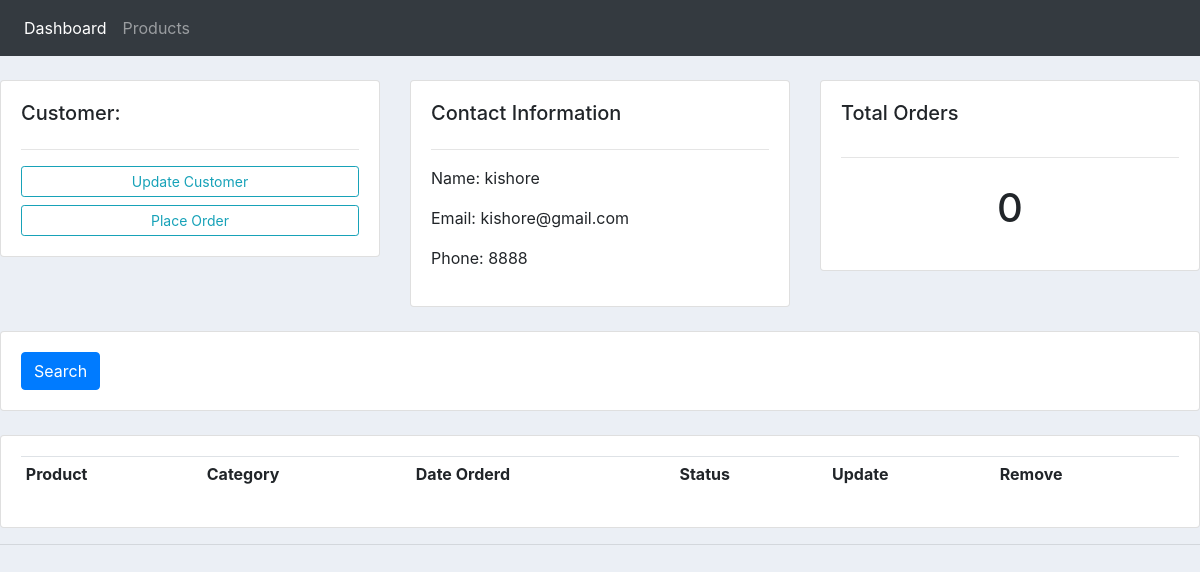
/customer/3/, run on the app's committed database.
### accounts/models.py (models this page shows, shortened)
class Customer(models.Model):
    name=models.CharField(max_length=100,null=True)
    phone=models.CharField(max_length=100,null=True)
    email=models.CharField(max_length=100,null=True)
    date_created=models.DateTimeField(auto_now_add=True,null=True)

### accounts/views.py (the view)
# urls.py: path('customer/<str:pk>/',views.customer,name='customer'),
def customer(request,pk):
    customer=Customer.objects.get(id=pk)
    order=customer.order_set.all()
    total_order=len(order)
    context={'cus':customer,'order':order,'total_order':total_order}
    return render(request,"accounts/customer.html",context)

### accounts/templates/accounts/customer.html (shortened to what this page needs)
{% extends 'accounts/main.html' %}
{% block content %}
<br>
<div class="row">
	<div class="col-md">
		<div class="card card-body">
			<h5>Customer:</h5>
			<hr>
			<a class="btn btn-outline-info  btn-sm btn-block" href="">Update Customer</a>
			<a class="btn btn-outline-info  btn-sm btn-block" href="">Place Order</a>
		</div>
	</div>
	<div class="col-md">
		<div class="card card-body">
			<h5>Contact Information</h5>
			<hr>
			<p>Name: {{cus.name}} </p>
			<p>Email: {{cus.email}} </p>
			<p>Phone: {{cus.phone}} </p>
		</div>
	</div>
	<div class="col-md">
		<div class="card card-body">
			<h5>Total Orders</h5>
			<hr>
			<h1 style="text-align: center;padding: 10px">{{total_order}}</h1>
		</div>
	</div>
</div>
<br>
<div class="row">
	<div class="col">
		<div class="card card-body">
			<form method="get">
		    <button class="btn btn-primary" type="submit">Search</button>
		  </form>
		</div>
	</div>
</div>
<br>
<div class="row">
	<div class="col-md">
		<div class="card card-body">
			<table class="table table-sm">
				<tr>
					<th>Product</th>
					<th>Category</th>
					<th>Date Orderd</th>
					<th>Status</th>
					<th>Update</th>
					<th>Remove</th>
				</tr>
			</table>
		</div>
	</div>
</div>
{% endblock %}

### static/css/main.css (style rules this page uses)
body { background-color: #ebeff5; }

### data on the page
Customer: name "kishore", email "kishore@gmail.com", phone "8888"

### other printed values
{{ total_order }} "0"
